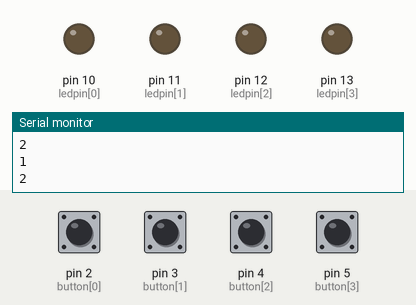
The sketch below on a simulated Arduino Uno, built with avr-gcc and run on an emulated ATmega328P. Parts: output pins drawn as LEDs (lit = HIGH), the last lines printed to the serial monitor. Dashed ring = blinking. The test bench sets the inputs (shaded band); at power-on: pin 2 (button[0]), pin 3 (button[1]), pin 4 (button[2]), pin 5 (button[3]) HIGH. Random numbers use the default seed unless the sketch sets one.

Above: at 2.3 s.
2.4 s: pin 2 (button[0]) pulled LOW for 0.15 s
At 2.85 s:
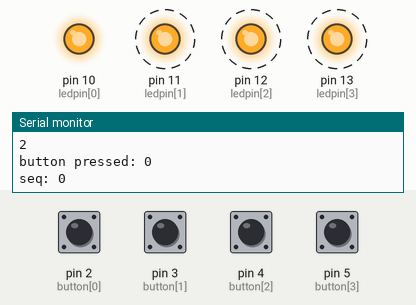
5.4 s: pin 5 (button[3]) pulled LOW for 1 s
At 6.05 s:
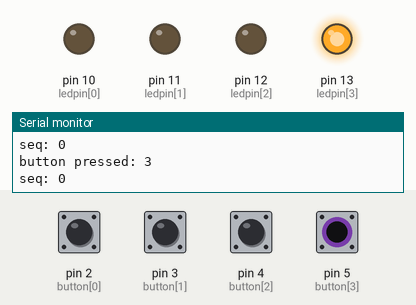
At 9.6 s:
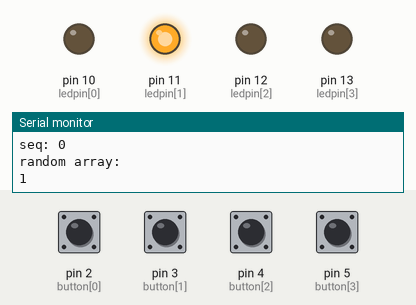
Timing chart, 0 to 12.3 s (numbered marks = the images above; inputs shaded):
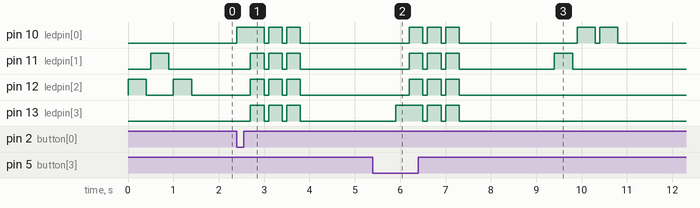

The sketch:

memory.ino
```cpp
#include <Wire.h>

int button[] = {2, 3, 4, 5}; //The four button input pins
int ledpin[] = {10, 11, 12, 13};  // LED pins
int buttonstate = 0;  // button state checker
int sequenceLength = 3;
int randomArray[4];
int inputArray[4];
boolean ingame = true;
int seq = 0;


void setup()
{
  /*
    lcd.setBacklightPin(3,POSITIVE);
    lcd.setBacklight(LOW);
    lcd.begin(16, 2);
    lcd.clear();
    lcd.setCursor(0, 1);
    lcd.print("Your Score: 0");
    lcd.setCursor(0, 0);
    lcd.print("High Score: 0");
  */
  Serial.begin(9600);

  // init Leds
  for (int x = 0; x < 4; x++) // LED pins are outputs
  {
    pinMode(ledpin[x], OUTPUT);
  }

  // init Buttons
  for (int x = 0; x < 4; x++)
  {
    pinMode(button[x], INPUT_PULLUP); // button pins are inputs
    //digitalWrite(button[x], HIGH);  // enable internal pullup; buttons start in high position; logic reversed
  }

  randomSeed(analogRead(0)); //Added to generate "more randomness" with the randomArray for the output function

  /*
    for (int led = 0; led <= 4; led++) {
      digitalWrite(ledpin[led], HIGH);

      delay(150);
      // stop for the next note:
      //speakerpin.stop();
      digitalWrite(ledpin[led], LOW);

    }
    for (int led = 4; led >= 0; led--) {
      digitalWrite(ledpin[led], HIGH);

      delay(150);
      // stop for the next note:
      //speakerpin.stop();
      digitalWrite(ledpin[led], LOW);

    }

    delay(1000);
  */
}

void loop()
{
  // Generate random sequence
  ingame = true;
  Serial.println("random array:");
  for (int y = 0; y < sequenceLength; y++)
  {
    int rnd = random(sequenceLength);
    randomArray[y] = rnd;
    Serial.print(randomArray[y]);
    Serial.println("");
    digitalWrite(ledpin[rnd], HIGH);
    delay(400);
    digitalWrite(ledpin[rnd], LOW);
    delay(100);
  }

  input();
}

void input() { //Function for allowing user input and checking input against the generated array

  while (ingame) {

    for (int btn = 0; btn < 4; btn++)
    {
      buttonstate = digitalRead(button[btn]);

      if (buttonstate == LOW)
      { //Checking for button push

        Serial.print("button pressed: ");
        Serial.println(btn);
        Serial.print("seq: ");
        Serial.println(seq);

        digitalWrite(ledpin[btn], HIGH);
        delay(300);
        digitalWrite(ledpin[btn], LOW);
        inputArray[seq] = btn;

        if (inputArray[seq] != randomArray[seq]) { //Checks value input by user and checks it against
          lose();                             //the value in the same spot on the generated array
        } else {
          ++seq;
          if (seq == sequenceLength) {
            win();
          }
        }

      }
    }
  }
}

void win() { //Function used if the player fails to match the sequence
  resetVars();

  for (int x = 0; x < 8; x++) {
    for (int led = 0; led < 4; led++) {
      digitalWrite(ledpin[led], HIGH);

      delay(50);
      // stop for the next note:
      //speakerpin.stop();
      digitalWrite(ledpin[led], LOW);

    }
    for (int led = 4; led > 0; led--) {
      digitalWrite(ledpin[led], HIGH);

      delay(50);
      // stop for the next note:
      //speakerpin.stop();
      digitalWrite(ledpin[led], LOW);

    }
    x++;
  }

  delay(2000);
}

void lose() { //Function used if the player fails to match the sequence
  resetVars();

  for (int y = 0; y < 3; y++)
  { //Flashes lights for failure

    digitalWrite(ledpin[0], HIGH);
    digitalWrite(ledpin[1], HIGH);
    digitalWrite(ledpin[2], HIGH);
    digitalWrite(ledpin[3], HIGH);
    delay(300);
    digitalWrite(ledpin[0], LOW);
    digitalWrite(ledpin[1], LOW);
    digitalWrite(ledpin[2], LOW);
    digitalWrite(ledpin[3], LOW);
    delay(100);
  }
  delay(2000);
}

void resetVars() {
  ingame = false;
  seq = 0;
  memset(inputArray, 0, sizeof(inputArray));
  memset(randomArray, 0, sizeof(randomArray));
}
```

Measured:
- after the input at 2.4 s, pin 10 (ledpin[0]): LOW → HIGH at once, then repeats every 0.40 s: LOW 0.10 s, HIGH 0.30 s, until it stays LOW from 3.8 s; pin 11 (ledpin[1]), pin 12 (ledpin[2]), pin 13 (ledpin[3]): alternates HIGH for 0.30 s and LOW for 0.10 s, 6 changes in all, then stays LOW, starting after 0.30 s
- after the input at 5.4 s, pin 12 (ledpin[2]): alternates HIGH for 0.30 s and LOW for 0.10 s, 6 changes in all, then stays LOW, starting after 0.80 s; pin 13 (ledpin[3]): LOW → HIGH after 0.50 s, then repeats every 0.40 s: LOW 0.10 s, HIGH 0.30 s, until it stays LOW from 7.3 s
- by itself, pin 12 (ledpin[2]): alternates HIGH for 0.40 s and LOW for 0.60 s
